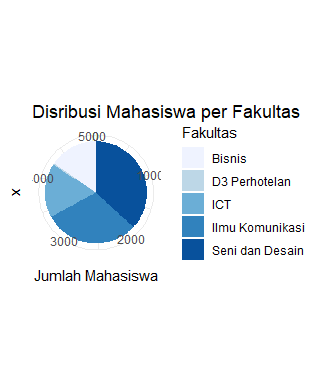

Generate this figure with R:
piechart<- ggplot(summarybyfakultas, aes(x="", y=jumlah_mahasiswa, fill=fakultas))+ geom_bar(width = 1, stat = "identity")
piechart <- piechart + coord_polar("y", start=0)
piechart <- piechart + ggtitle("Disribusi Mahasiswa per Fakultas")
piechart <- piechart + scale_fill_brewer(palette="Blues")+ theme_minimal()
piechart <- piechart + guides(fill=guide_legend(title="Fakultas"))
piechart <- piechart + ylab("Jumlah Mahasiswa") 
piechart
